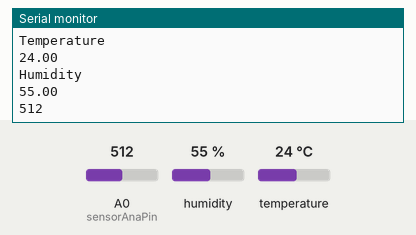
Recording of a sketch running on a simulated ESP8266 (NodeMCU). Shown: the last lines printed to the serial monitor. The inputs (shaded band) are chosen by the test bench; at power-on: humidity 55 %, A0 (sensorAnaPin) = 512, temperature 24 °C.

Above: at 1.2 s.
1.3 s: humidity set to 22 %
At 2.0 s:
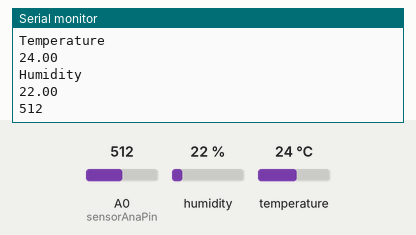
2.8 s: A0 (sensorAnaPin) set to 716
At 4.0 s:
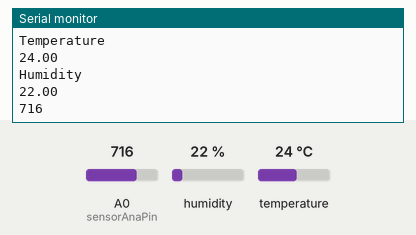
4.3 s: temperature set to 12 °C
5.8 s: A0 (sensorAnaPin) set to 900
At 6.9 s:
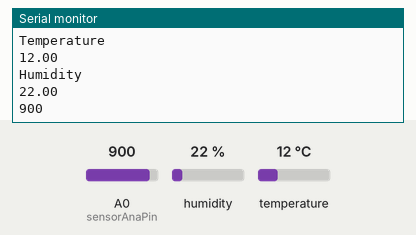
7.3 s: humidity set to 40 %
At 8.9 s:
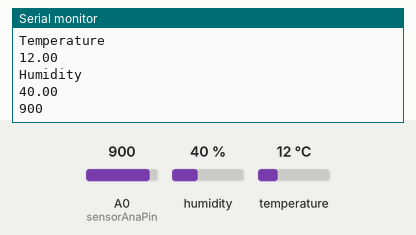
Timing chart, 0 to 9.8 s (numbered marks = the images above; inputs shaded):
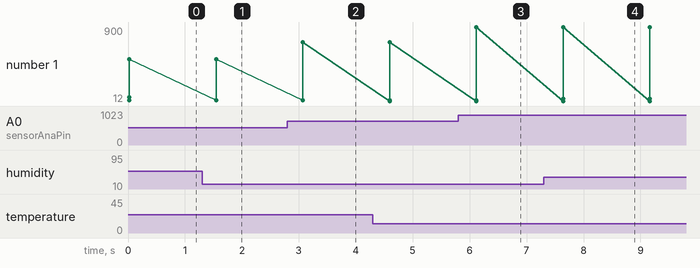

Measured:
- after the input at 1.3 s, the serial monitor: prints a new line after 0.25 s (image 1)
- after the input at 2.8 s, the serial monitor: prints a new line after 0.27 s (image 2)
- after the input at 5.8 s, the serial monitor: prints a new line after 0.32 s (image 3)
- after the input at 7.3 s, the serial monitor: prints a new line after 0.34 s (image 4)
- plotted number 1: 512 → 716 after the input at 2.8 s, 716 → 900 after the input at 5.8 s

The sketch:

VOC_DHT_BMP.ino
```cpp
#include <ESP8266WiFi.h>
#include "DHT.h"

// https://randomnerdtutorials.com/esp8266-pinout-reference-gpios/
const int DHT_DATA_PIN = 13; // D7
const int sensorAnaPin = A0; //A0

int sensorState = 0;
int lastState = 0;


// Uncomment one of the lines below for whatever DHT sensor type you're using!
#define DHTTYPE DHT11   // DHT 11
//#define DHTTYPE DHT21   // DHT 21 (AM2301)
//#define DHTTYPE DHT22   // DHT 22  (AM2302), AM2321

// DHT Sensor
uint8_t DHTPin = DHT_DATA_PIN;
// Initialize DHT sensor.

float Temperature;
float Humidity;

/**
   @params
*/
void DHT_read() {
  //  /**Let D12 be the 3.3V output
  //     which powers up the DHT sensor:
  //     Signal: D13
  //     VCC   : D12
  //     GND   : GND
  //  */
  //
  //  pinMode(12, OUTPUT);
  //  digitalWrite(12, HIGH);


  DHT dht(DHTPin, DHTTYPE);
  dht.begin();


  Temperature = dht.readTemperature(); // Gets the values of the temperature
  Humidity = dht.readHumidity(); // Gets the values of the humidity

  Serial.println("Temperature");
  Serial.println(Temperature);
  Serial.println("Humidity");
  Serial.println(Humidity);

};
//^^^^^^^^^^ TEMPERATURE SENSORS ^^^^^^^^^^^^^


// ========= VOC Sensor ====================
void VOC_read(){
  float read_num = analogRead(sensorAnaPin);
  Serial.println(analogRead(sensorAnaPin));
  read_num = read_num / 1000;


}


// ^^^^^^^^^^^^^^^^^^^^^^^^^^^^^^^^^^^^^^^^^

void setup()
{
  Serial.begin(9600);
  pinMode(DHT_DATA_PIN, INPUT);
}

void loop()
{

  DHT_read();
  VOC_read();
  delay(1500);
}
```
